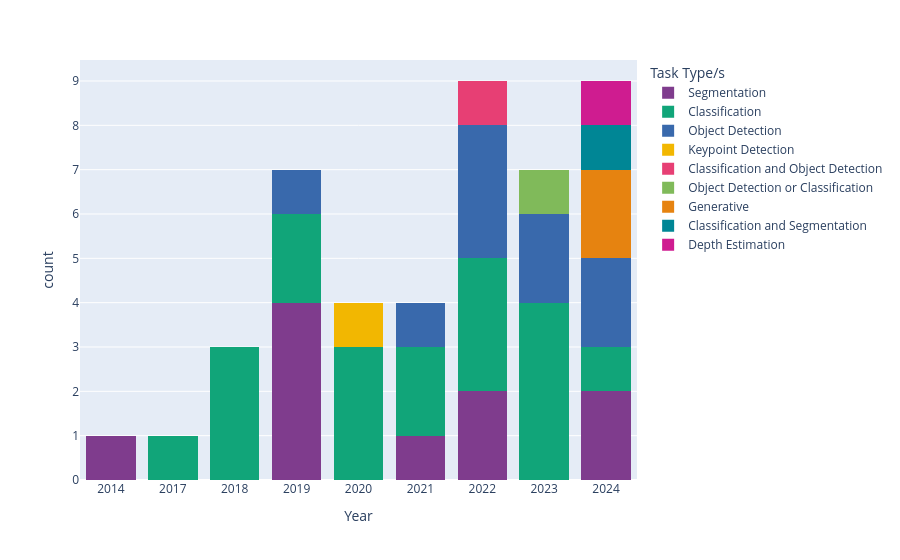
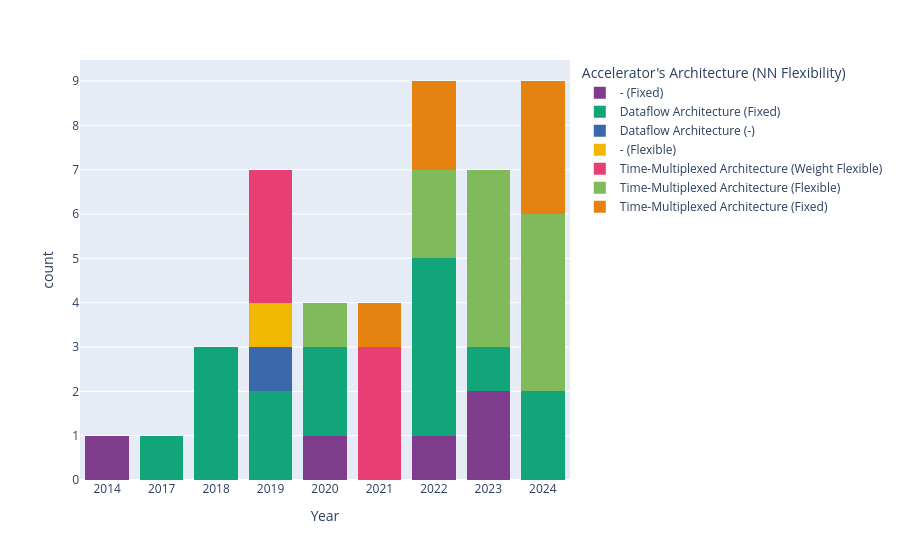

Here is the notebook cell these charts were saved with, in order:
### Markdown cell above
## Basic graphs

### Code cell
# Function to save figures
def save_fig(fig, title):
    # Create directory if it doesn't exist
    if not os.path.exists("Images"):
        os.makedirs("Images")
    # Remove spaces and other weird characters from the title
    title = re.sub(r'[^a-zA-Z0-9]', '_', title)
    # Remove leading and trailing underscores
    title = title.strip('_')
    # Save the figure as an image
    fig.write_image(f"Images/{title}.pdf") # dummy save to prevent "Loading [MathJax]/extensions/MathMenu.js" bug 
    time.sleep(2)
    fig.write_image(f"Images/{title}.pdf", format="pdf", width=600, height=400)

# function to create histogram
def histogram_by_year(dataframe, sperator, title):
    year_order = ['2014','2017','2018','2019','2020','2021','2022','2023','2024','2025']
    fig = px.histogram(
        dataframe,
        x='Year',
        color=sperator,
        barmode='stack',
        #title=title,
        category_orders={"Year": year_order},
        color_discrete_sequence=px.colors.qualitative.Bold,
    )
    fig.show()
    save_fig(fig, title)

tmp_df = research_df[['Year', 'Task\nType/s']].dropna()
tmp_df['Task\nType/s'] = tmp_df['Task\nType/s'].str.replace('\n---1---\n', ' or ')
histogram_by_year(tmp_df, 'Task\nType/s', 'Number of paper per year and their respective Network Type/s')

tmp_df = research_df[['Year', 'Accelerator\'s Architecture\n(NN Flexibility)']].fillna("Unknown")
histogram_by_year(tmp_df, 'Accelerator\'s Architecture\n(NN Flexibility)', 'Number of paper per year and their respective Accelerator\nArchitecture')

### Figure 1 — Plotly figure (JSON) as saved in the notebook; plotly's stock layout.template omitted (floating-point values rounded to 4 significant figures)
{"data": [{"bingroup": "x", "hovertemplate": "Task\nType/s=Segmentation<br>Year=%{x}<br>count=%{y}<extra></extra>", "legendgroup": "Segmentation", "marker": {"color": "rgb(127, 60, 141)", "pattern": {"shape": ""}}, "name": "Segmentation", "orientation": "v", "showlegend": true, "type": "histogram", "x": ["2014", "2019", "2019", "2019", "2019", "2021", "2022", "2022", "2024", "2024"], "xaxis": "x", "yaxis": "y"}, {"bingroup": "x", "hovertemplate": "Task\nType/s=Classification<br>Year=%{x}<br>count=%{y}<extra></extra>", "legendgroup": "Classification", "marker": {"color": "rgb(17, 165, 121)", "pattern": {"shape": ""}}, "name": "Classification", "orientation": "v", "showlegend": true, "type": "histogram", "x": ["2017", "2018", "2018", "2018", "2019", "2019", "2020", "2020", "2020", "2021", "2021", "2022", "2022", "2022", "2023", "2023", "2023", "2023", "2024"], "xaxis": "x", "yaxis": "y"}, {"bingroup": "x", "hovertemplate": "Task\nType/s=Object Detection<br>Year=%{x}<br>count=%{y}<extra></extra>", "legendgroup": "Object Detection", "marker": {"color": "rgb(57, 105, 172)", "pattern": {"shape": ""}}, "name": "Object Detection", "orientation": "v", "showlegend": true, "type": "histogram", "x": ["2019", "2021", "2022", "2022", "2022", "2023", "2023", "2024", "2024"], "xaxis": "x", "yaxis": "y"}, {"bingroup": "x", "hovertemplate": "Task\nType/s=Keypoint Detection<br>Year=%{x}<br>count=%{y}<extra></extra>", "legendgroup": "Keypoint Detection", "marker": {"color": "rgb(242, 183, 1)", "pattern": {"shape": ""}}, "name": "Keypoint Detection", "orientation": "v", "showlegend": true, "type": "histogram", "x": ["2020"], "xaxis": "x", "yaxis": "y"}, {"bingroup": "x", "hovertemplate": "Task\nType/s=Classification and Object Detection<br>Year=%{x}<br>count=%{y}<extra></extra>", "legendgroup": "Classification and Object Detection", "marker": {"color": "rgb(231, 63, 116)", "pattern": {"shape": ""}}, "name": "Classification and Object Detection", "orientation": "v", "showlegend": true, "type": "histogram", "x": ["2022"], "xaxis": "x", "yaxis": "y"}, {"bingroup": "x", "hovertemplate": "Task\nType/s=Object Detection or Classification<br>Year=%{x}<br>count=%{y}<extra></extra>", "legendgroup": "Object Detection or Classification", "marker": {"color": "rgb(128, 186, 90)", "pattern": {"shape": ""}}, "name": "Object Detection or Classification", "orientation": "v", "showlegend": true, "type": "histogram", "x": ["2023"], "xaxis": "x", "yaxis": "y"}, {"bingroup": "x", "hovertemplate": "Task\nType/s=Generative<br>Year=%{x}<br>count=%{y}<extra></extra>", "legendgroup": "Generative", "marker": {"color": "rgb(230, 131, 16)", "pattern": {"shape": ""}}, "name": "Generative", "orientation": "v", "showlegend": true, "type": "histogram", "x": ["2024", "2024"], "xaxis": "x", "yaxis": "y"}, {"bingroup": "x", "hovertemplate": "Task\nType/s=Classification and Segmentation<br>Year=%{x}<br>count=%{y}<extra></extra>", "legendgroup": "Classification and Segmentation", "marker": {"color": "rgb(0, 134, 149)", "pattern": {"shape": ""}}, "name": "Classification and Segmentation", "orientation": "v", "showlegend": true, "type": "histogram", "x": ["2024"], "xaxis": "x", "yaxis": "y"}, {"bingroup": "x", "hovertemplate": "Task\nType/s=Depth Estimation<br>Year=%{x}<br>count=%{y}<extra></extra>", "legendgroup": "Depth Estimation", "marker": {"color": "rgb(207, 28, 144)", "pattern": {"shape": ""}}, "name": "Depth Estimation", "orientation": "v", "showlegend": true, "type": "histogram", "x": ["2024"], "xaxis": "x", "yaxis": "y"}], "layout": {"barmode": "stack", "legend": {"title": {"text": "Task\nType/s"}, "tracegroupgap": 0}, "margin": {"t": 60}, "xaxis": {"anchor": "y", "categoryarray": ["2014", "2017", "2018", "2019", "2020", "2021", "2022", "2023", "2024", "2025"], "categoryorder": "array", "domain": [0, 1], "title": {"text": "Year"}}, "yaxis": {"anchor": "x", "domain": [0, 1], "title": {"text": "count"}}}}

### Figure 2 — Plotly figure (JSON) as saved in the notebook; plotly's stock layout.template omitted (floating-point values rounded to 4 significant figures)
{"data": [{"bingroup": "x", "hovertemplate": "Accelerator's Architecture\n(NN Flexibility)=-\n(Fixed)<br>Year=%{x}<br>count=%{y}<extra></extra>", "legendgroup": "-\n(Fixed)", "marker": {"color": "rgb(127, 60, 141)", "pattern": {"shape": ""}}, "name": "-\n(Fixed)", "orientation": "v", "showlegend": true, "type": "histogram", "x": ["2014", "2020", "2022", "2023", "2023"], "xaxis": "x", "yaxis": "y"}, {"bingroup": "x", "hovertemplate": "Accelerator's Architecture\n(NN Flexibility)=Dataflow Architecture\n(Fixed)<br>Year=%{x}<br>count=%{y}<extra></extra>", "legendgroup": "Dataflow Architecture\n(Fixed)", "marker": {"color": "rgb(17, 165, 121)", "pattern": {"shape": ""}}, "name": "Dataflow Architecture\n(Fixed)", "orientation": "v", "showlegend": true, "type": "histogram", "x": ["2017", "2018", "2018", "2018", "2019", "2019", "2020", "2020", "2022", "2022", "2022", "2022", "2023", "2024", "2024"], "xaxis": "x", "yaxis": "y"}, {"bingroup": "x", "hovertemplate": "Accelerator's Architecture\n(NN Flexibility)=Dataflow Architecture\n(-)<br>Year=%{x}<br>count=%{y}<extra></extra>", "legendgroup": "Dataflow Architecture\n(-)", "marker": {"color": "rgb(57, 105, 172)", "pattern": {"shape": ""}}, "name": "Dataflow Architecture\n(-)", "orientation": "v", "showlegend": true, "type": "histogram", "x": ["2019"], "xaxis": "x", "yaxis": "y"}, {"bingroup": "x", "hovertemplate": "Accelerator's Architecture\n(NN Flexibility)=-\n(Flexible)<br>Year=%{x}<br>count=%{y}<extra></extra>", "legendgroup": "-\n(Flexible)", "marker": {"color": "rgb(242, 183, 1)", "pattern": {"shape": ""}}, "name": "-\n(Flexible)", "orientation": "v", "showlegend": true, "type": "histogram", "x": ["2019"], "xaxis": "x", "yaxis": "y"}, {"bingroup": "x", "hovertemplate": "Accelerator's Architecture\n(NN Flexibility)=Time-Multiplexed Architecture\n(Weight Flexible)<br>Year=%{x}<br>count=%{y}<extra></extra>", "legendgroup": "Time-Multiplexed Architecture\n(Weight Flexible)", "marker": {"color": "rgb(231, 63, 116)", "pattern": {"shape": ""}}, "name": "Time-Multiplexed Architecture\n(Weight Flexible)", "orientation": "v", "showlegend": true, "type": "histogram", "x": ["2019", "2019", "2019", "2021", "2021", "2021"], "xaxis": "x", "yaxis": "y"}, {"bingroup": "x", "hovertemplate": "Accelerator's Architecture\n(NN Flexibility)=Time-Multiplexed Architecture\n(Flexible)<br>Year=%{x}<br>count=%{y}<extra></extra>", "legendgroup": "Time-Multiplexed Architecture\n(Flexible)", "marker": {"color": "rgb(128, 186, 90)", "pattern": {"shape": ""}}, "name": "Time-Multiplexed Architecture\n(Flexible)", "orientation": "v", "showlegend": true, "type": "histogram", "x": ["2020", "2022", "2022", "2023", "2023", "2023", "2023", "2024", "2024", "2024", "2024"], "xaxis": "x", "yaxis": "y"}, {"bingroup": "x", "hovertemplate": "Accelerator's Architecture\n(NN Flexibility)=Time-Multiplexed Architecture\n(Fixed)<br>Year=%{x}<br>count=%{y}<extra></extra>", "legendgroup": "Time-Multiplexed Architecture\n(Fixed)", "marker": {"color": "rgb(230, 131, 16)", "pattern": {"shape": ""}}, "name": "Time-Multiplexed Architecture\n(Fixed)", "orientation": "v", "showlegend": true, "type": "histogram", "x": ["2021", "2022", "2022", "2024", "2024", "2024"], "xaxis": "x", "yaxis": "y"}], "layout": {"barmode": "stack", "legend": {"title": {"text": "Accelerator's Architecture\n(NN Flexibility)"}, "tracegroupgap": 0}, "margin": {"t": 60}, "xaxis": {"anchor": "y", "categoryarray": ["2014", "2017", "2018", "2019", "2020", "2021", "2022", "2023", "2024", "2025"], "categoryorder": "array", "domain": [0, 1], "title": {"text": "Year"}}, "yaxis": {"anchor": "x", "domain": [0, 1], "title": {"text": "count"}}}}
